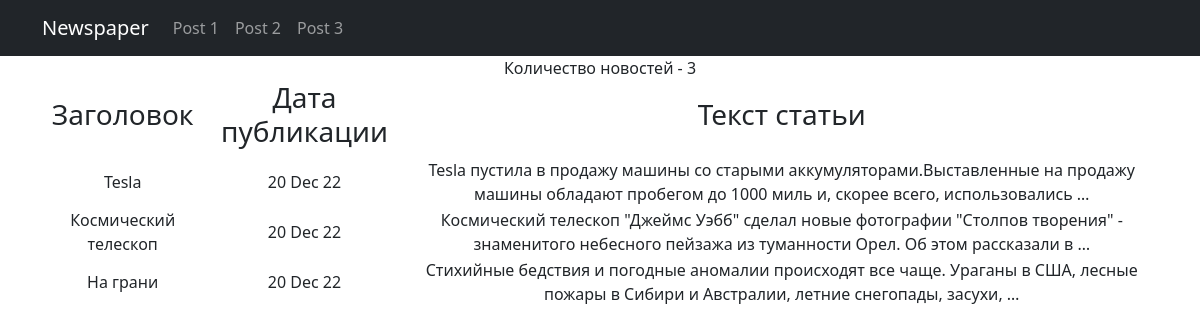
Page /news/ on the committed database.
### news/models.py (models this page shows, shortened)
class Post(models.Model):
    author = models.ForeignKey(Author, on_delete=models.CASCADE)
    NEWS = 'NW'
    ARTICLE = 'AR'
    CATEGORY_CHOICES = (
        (NEWS, 'Новость'),
        (ARTICLE, 'Статья'),
    )
    categoryType = models.CharField(max_length=2, choices=CATEGORY_CHOICES, default=ARTICLE)
    dateCreation = models.DateTimeField(auto_now_add=True)
    postCategory = models.ManyToManyField(Category, through='PostCategory')
    title = models.CharField(max_length=128)
    text = models.TextField()
    rating = models.SmallIntegerField(default=0)

### news/views.py (the view)
# urls.py: path('', PostsList.as_view()),
class PostsList(ListView):
    model = Post
    queryset = Post.objects.order_by('-dateCreation')
    template_name = 'news.html'
    context_object_name = 'posts'

### news/templatetags/custom_filters.py (called while the page is built)
@register.filter()
def censor(text):
    text_cens = ''
    for word in text.split():
        if word.strip('.,"/') in CENSORED:
            word = (word[:1] + ('*' * (len(word) - 1)))
        text_cens += f'{word + " "}'
    return text_cens

### templates/news.html (shortened to what this page needs)
{% extends 'flatpages/default.html' %}
{% load custom_filters %}
{% block content %}
Количество новостей -
{{posts|length}}
{% if posts %}
<table>
    <tr>
        <td><h3>Заголовок</h3></td>
        <td><h3>Дата публикации</h3></td>
        <td><h3>Текст статьи</h3></td>
    </tr>
    {% for post in posts %}
    <tr>
        <td>{{post.title|censor}}</td>
        <td>{{post.dateCreation|date:'d M y'}}</td>
        <td>{{post.text|truncatewords:20|censor}}</td>
    </tr>
    {% endfor %}
</table>
{% else %}
<h2>НОВОСТЕЙ НЕТ</h2>
{% endif %}
{% endblock content %}

### templates/flatpages/default.html (shortened to what this page needs)
<!DOCTYPE html>
<html lang="en">
    <head>
        {% load static %}
        <link href="{% static 'css/styles.css' %}" rel="stylesheet" />
    </head>
    <body>
        <nav class="navbar navbar-expand-lg navbar-dark bg-dark static-top">
          <div class="container">
               <a class="navbar-brand" href="/news/">Newspaper</a>
               <div class="collapse navbar-collapse" id="navbarResponsive">
                   <ul class="navbar-nav ml-auto">
                       <li class="nav-item">
                             <a class="nav-link" href="/news/1">Post 1</a>
                       </li>
                       <li class="nav-item">
                             <a class="nav-link" href="/news/2">Post 2</a>
                       </li>
                       <li class="nav-item">
                             <a class="nav-link" href="/news/3">Post 3</a>
                       </li>
                  </ul>
               </div>
         </div>
        </nav>
        <div class="container">
            <div class="row">
                <div class="col-lg-12 text-center">
                    {% block content %}{% endblock content %}
                </div>
            </div>
        </div>
    </body>
</html>

### rows in the picture
Post: title|censor "Tesla", dateCreation "20 Dec 22", text|censor "Tesla пустила в продажу машины со старыми аккумуляторами.Выставленные на продажу машины обладают пробегом до 1000 миль и, скорее всего, использовались …"
Post: title|censor "Космический телескоп", dateCreation "20 Dec 22", text|censor "Космический телескоп \"Джеймс Уэбб\" сделал новые фотографии \"Столпов творения\" - знаменитого небесного пейзажа из туманности Орел. Об этом рассказали в …"
Post: title|censor "На грани", dateCreation "20 Dec 22", text|censor "Стихийные бедствия и погодные аномалии происходят все чаще. Ураганы в США, лесные пожары в Сибири и Австралии, летние снегопады, засухи, …"

### other values in the picture
{{ posts|length }} "3"
